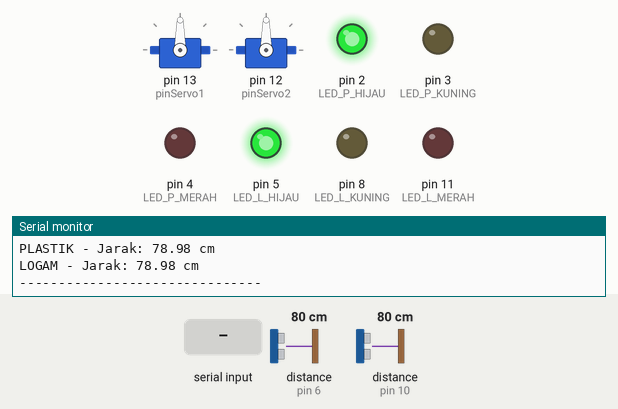
Bench run of a sketch on a simulated Arduino Uno, built with avr-gcc and run on an emulated ATmega328P. On the bench: 2 × servo, output pins drawn as LEDs (lit = HIGH), the last lines printed to the serial monitor. Wiring (inferred from the names in the program): 2 × ultrasonic range finder: trigger pin 7, echo pin 6 / trigger pin 9, echo pin 10. Inputs (shaded band) come from the test bench; at power-on: distance to the obstacle (sensors on pin 6, pin 10) 80 cm. The echo pulse lasts 58.3 µs per cm; pins used as bus, display or sensor lines are not drawn.

Above: at 1.2 s.
1.3 s: "plastic\n" received over Serial
At 3.7 s:
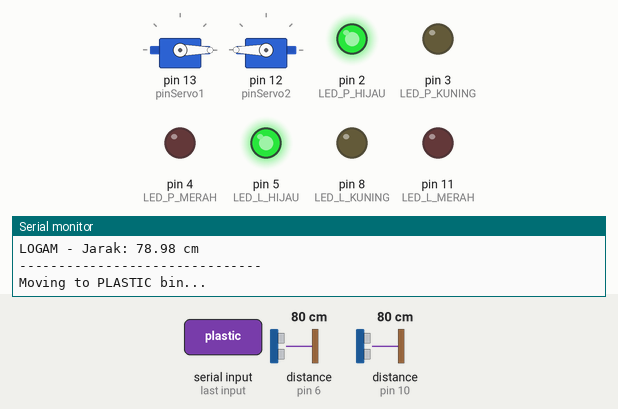
5.4 s: distance to the obstacle (sensor on pin 6) set to 22 cm
7.1 s: distance to the obstacle (sensor on pin 6) set to 18 cm
At 9.2 s:
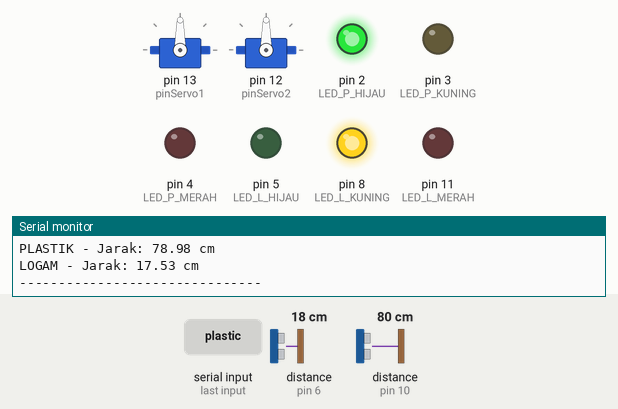
9.5 s: distance to the obstacle (sensor on pin 10) set to 23 cm
11.2 s: distance to the obstacle (sensor on pin 10) set to 19 cm
At 13.3 s:
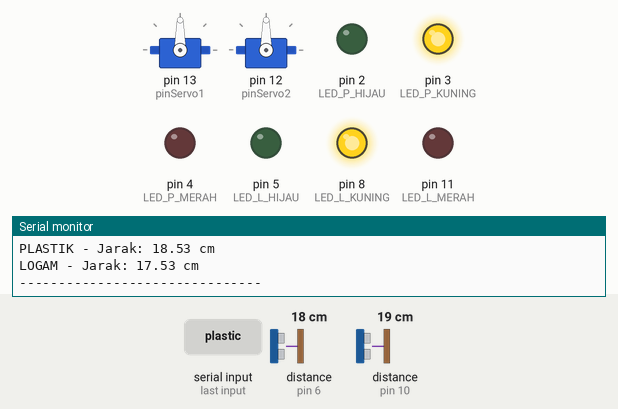
13.6 s: "metal\n" received over Serial
At 15.8 s:
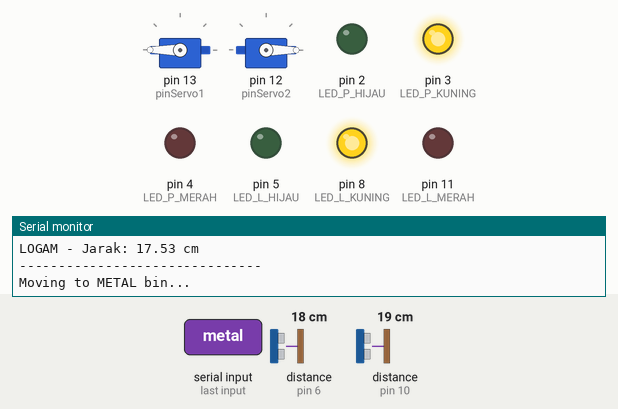
Timing chart, 0 to 18.5 s (numbered marks = the images above; inputs shaded):
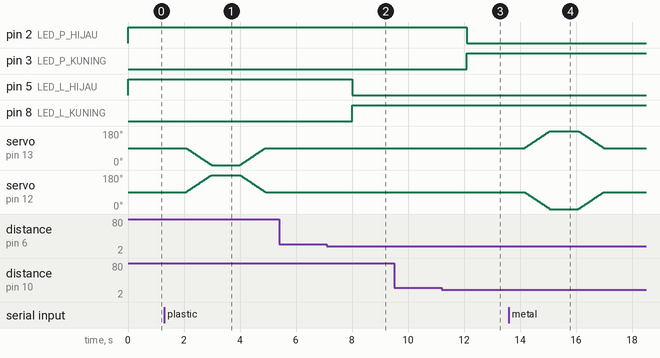

Measured:
- the behaviour switches between 21 and 20 cm on distance to the obstacle (sensor on pin 6) (found by bisection; images 1 and 2)
- the behaviour switches between 21 and 20 cm on distance to the obstacle (sensor on pin 10) (found by bisection; images 2 and 3)
- after the input at 1.3 s, servo on pin 12 (pinServo2): rises from 90° to 180° in 0.91 s, then falls to 90° in 1.9 s
- after the input at 7.1 s, pin 5 (LED_L_HIJAU): HIGH → LOW after 0.90 s; pin 8 (LED_L_KUNING): LOW → HIGH after 0.91 s
- after the input at 11.2 s, pin 2 (LED_P_HIJAU): HIGH → LOW after 0.90 s; pin 3 (LED_P_KUNING): LOW → HIGH after 0.91 s
- after the input at 13.6 s, servo on pin 13 (pinServo1): rises from 90° to 180° in 0.90 s, then falls to 90° in 1.9 s

The sketch:

program-arduino.ino
```cpp
// Smart Bin dengan Servo, 2 Sensor Ultrasonik, dan 2 Modul LED Indikator
#include <Servo.h>

// --- Servo Setup ---
Servo servo1;
Servo servo2;
const int pinServo1 = 13;
const int pinServo2 = 12;

// --- Sensor Plastik ---
#define TRIG_PLASTIK 9
#define ECHO_PLASTIK 10

// --- Sensor Logam ---
#define TRIG_LOGAM 7
#define ECHO_LOGAM 6

// --- LED Plastik ---
#define LED_P_HIJAU 2
#define LED_P_KUNING 3
#define LED_P_MERAH 4

// --- LED Logam ---
#define LED_L_HIJAU 5
#define LED_L_KUNING 8
#define LED_L_MERAH 11

const float binDepth = 25.0; // cm

unsigned long penuhStartPlastik = 0;
bool sedangPenuhPlastik = false;

unsigned long penuhStartLogam = 0;
bool sedangPenuhLogam = false;

void setup() {
  // Servo setup
  servo1.attach(pinServo1);
  servo2.attach(pinServo2);
  servo1.write(90);
  servo2.write(90);

  // Sensor
  pinMode(TRIG_PLASTIK, OUTPUT);
  pinMode(ECHO_PLASTIK, INPUT);
  pinMode(TRIG_LOGAM, OUTPUT);
  pinMode(ECHO_LOGAM, INPUT);

  // LED Plastik
  pinMode(LED_P_HIJAU, OUTPUT);
  pinMode(LED_P_KUNING, OUTPUT);
  pinMode(LED_P_MERAH, OUTPUT);

  // LED Logam
  pinMode(LED_L_HIJAU, OUTPUT);
  pinMode(LED_L_KUNING, OUTPUT);
  pinMode(LED_L_MERAH, OUTPUT);

  Serial.begin(9600);
}

// Fungsi menggerakkan servo perlahan
void moveServosSmooth(int startAngle1, int endAngle1, int startAngle2, int endAngle2, int delayMs) {
  int step1 = (startAngle1 < endAngle1) ? 1 : -1;
  int step2 = (startAngle2 < endAngle2) ? 1 : -1;
  int steps = max(abs(endAngle1 - startAngle1), abs(endAngle2 - startAngle2));
  for (int i = 0; i <= steps; i++) {
    int angle1 = startAngle1 + (i * step1);
    int angle2 = startAngle2 + (i * step2);
    if ((step1 > 0 && angle1 > endAngle1) || (step1 < 0 && angle1 < endAngle1)) angle1 = endAngle1;
    if ((step2 > 0 && angle2 > endAngle2) || (step2 < 0 && angle2 < endAngle2)) angle2 = endAngle2;
    servo1.write(angle1);
    servo2.write(angle2);
    delay(delayMs);
  }
}

void moveToPlastic() {
  moveServosSmooth(90, 0, 90, 180, 10);
  delay(1000);
  resetServos();
}

void moveToMetal() {
  moveServosSmooth(90, 180, 90, 0, 10);
  delay(1000);
  resetServos();
}

void resetServos() {
  moveServosSmooth(servo1.read(), 90, servo2.read(), 90, 10);
}

float bacaJarak(int trigPin, int echoPin) {
  digitalWrite(trigPin, LOW);
  delayMicroseconds(2);
  digitalWrite(trigPin, HIGH);
  delayMicroseconds(10);
  digitalWrite(trigPin, LOW);
  long duration = pulseIn(echoPin, HIGH);
  return duration * 0.034 / 2;
}

void tampilkanStatus(float distance, unsigned long &startTime, bool &sedangPenuh,
                     int ledH, int ledK, int ledM, const char* label) {
  digitalWrite(ledH, LOW);
  digitalWrite(ledK, LOW);
  digitalWrite(ledM, LOW);

  Serial.print(label);
  Serial.print(" - Jarak: ");
  Serial.print(distance);
  Serial.println(" cm");

  if (distance >= 20) {
    digitalWrite(ledH, HIGH);
    sedangPenuh = false;
  } else if (distance >= 10 && distance < 20) {
    digitalWrite(ledK, HIGH);
    sedangPenuh = false;
  } else {
    if (!sedangPenuh) {
      startTime = millis();
      sedangPenuh = true;
    } else if (millis() - startTime >= 3000) {
      digitalWrite(ledM, HIGH);
    }
  }
}

void loop() {
  // Input dari serial
  if (Serial.available() > 0) {
    String data = Serial.readStringUntil('\n');
    if (data == "plastic") {
      Serial.println("Moving to PLASTIC bin...");
      moveToPlastic();
    } else if (data == "metal") {
      Serial.println("Moving to METAL bin...");
      moveToMetal();
    }
  }

  float jarakPlastik = bacaJarak(TRIG_PLASTIK, ECHO_PLASTIK);
  float jarakLogam = bacaJarak(TRIG_LOGAM, ECHO_LOGAM);

  tampilkanStatus(jarakPlastik, penuhStartPlastik, sedangPenuhPlastik, LED_P_HIJAU, LED_P_KUNING, LED_P_MERAH, "PLASTIK");
  tampilkanStatus(jarakLogam, penuhStartLogam, sedangPenuhLogam, LED_L_HIJAU, LED_L_KUNING, LED_L_MERAH, "LOGAM");

  Serial.println("-------------------------------");
  delay(1000);
}
```
